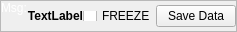
                    <widget class="QFrame" name="frame_9">
                        <property name="sizePolicy">
                            <sizepolicy hsizetype="Preferred" vsizetype="Maximum">
                                <horstretch>0</horstretch>
                                <verstretch>20</verstretch>
                            </sizepolicy>
                        </property>
                        <property name="minimumSize">
                            <size>
                                <width>0</width>
                                <height>17</height>
                            </size>
                        </property>
                        <property name="maximumSize">
                            <size>
                                <width>16777215</width>
                                <height>34</height>
                            </size>
                        </property>
                        <property name="baseSize">
                            <size>
                                <width>0</width>
                                <height>0</height>
                            </size>
                        </property>
                        <property name="frameShape">
                            <enum>QFrame::StyledPanel</enum>
                        </property>
                        <property name="frameShadow">
                            <enum>QFrame::Raised</enum>
                        </property>
                        <layout class="QHBoxLayout" name="horizontalLayout">
                            <property name="spacing">
                                <number>0</number>
                            </property>
                            <property name="sizeConstraint">
                                <enum>QLayout::SetMaximumSize</enum>
                            </property>
                            <property name="margin">
                                <number>0</number>
                            </property>
                            <item>
                                <widget class="QLabel" name="message_label">
                                    <property name="sizePolicy">
                                        <sizepolicy hsizetype="Preferred" vsizetype="Maximum">
                                            <horstretch>0</horstretch>
                                            <verstretch>0</verstretch>
                                        </sizepolicy>
                                    </property>
                                    <property name="minimumSize">
                                        <size>
                                            <width>0</width>
                                            <height>30</height>
                                        </size>
                                    </property>
                                    <property name="baseSize">
                                        <size>
                                            <width>0</width>
                                            <height>17</height>
                                        </size>
                                    </property>
                                    <property name="styleSheet">
                                        <string notr="true">color: rgb(255, 255, 255);</string>
                                    </property>
                                    <property name="text">
                                        <string>Msg:</string>
                                    </property>
                                    <property name="alignment">
                                        <set>Qt::AlignLeading|Qt::AlignLeft|Qt::AlignTop</set>
                                    </property>
                                    <property name="wordWrap">
                                        <bool>true</bool>
                                    </property>
                                </widget>
                            </item>
                            <item>
                                <widget class="QLabel" name="coord_label">
                                    <property name="sizePolicy">
                                        <sizepolicy hsizetype="Maximum" vsizetype="Preferred">
                                            <horstretch>0</horstretch>
                                            <verstretch>0</verstretch>
                                        </sizepolicy>
                                    </property>
                                    <property name="maximumSize">
                                        <size>
                                            <width>250</width>
                                            <height>16777215</height>
                                        </size>
                                    </property>
                                    <property name="font">
                                        <font>
                                            <pointsize>9</pointsize>
                                            <weight>75</weight>
                                            <bold>true</bold>
                                        </font>
                                    </property>
                                    <property name="text">
                                        <string>TextLabel</string>
                                    </property>
                                    <property name="alignment">
                                        <set>Qt::AlignRight|Qt::AlignTrailing|Qt::AlignVCenter</set>
                                    </property>
                                </widget>
                            </item>
                            <item>
                                <widget class="QCheckBox" name="freezeButton">
                                    <property name="sizePolicy">
                                        <sizepolicy hsizetype="Minimum" vsizetype="Maximum">
                                            <horstretch>0</horstretch>
                                            <verstretch>0</verstretch>
                                        </sizepolicy>
                                    </property>
                                    <property name="maximumSize">
                                        <size>
                                            <width>100</width>
                                            <height>10</height>
                                        </size>
                                    </property>
                                    <property name="text">
                                        <string>FREEZE</string>
                                    </property>
                                </widget>
                            </item>
                            <item>
                                <widget class="QPushButton" name="pushButton_4">
                                    <property name="maximumSize">
                                        <size>
                                            <width>100</width>
                                            <height>16777215</height>
                                        </size>
                                    </property>
                                    <property name="text">
                                        <string>Save Data</string>
                                    </property>
                                </widget>
                            </item>
                        </layout>
                    </widget>
